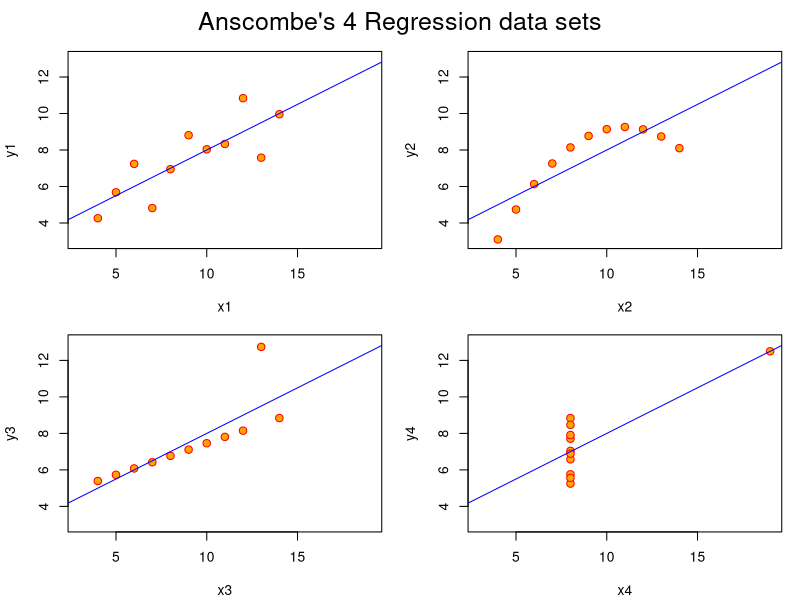
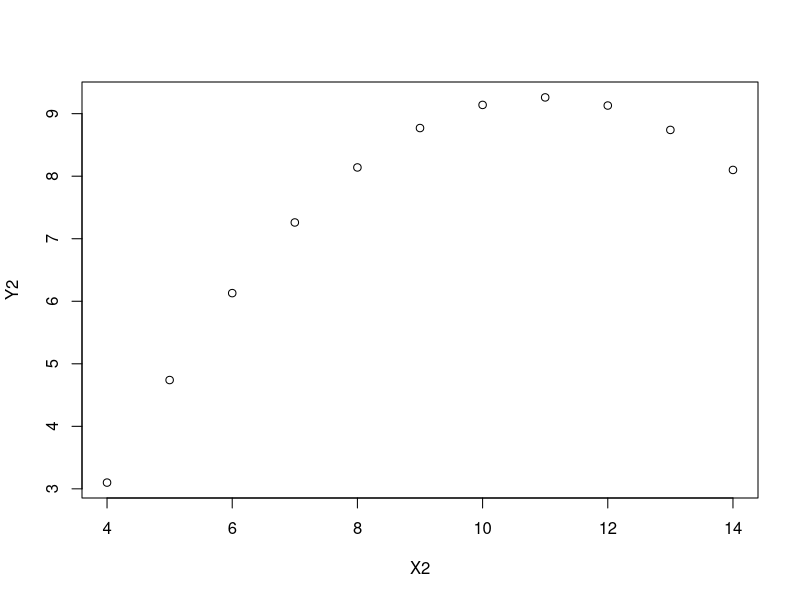
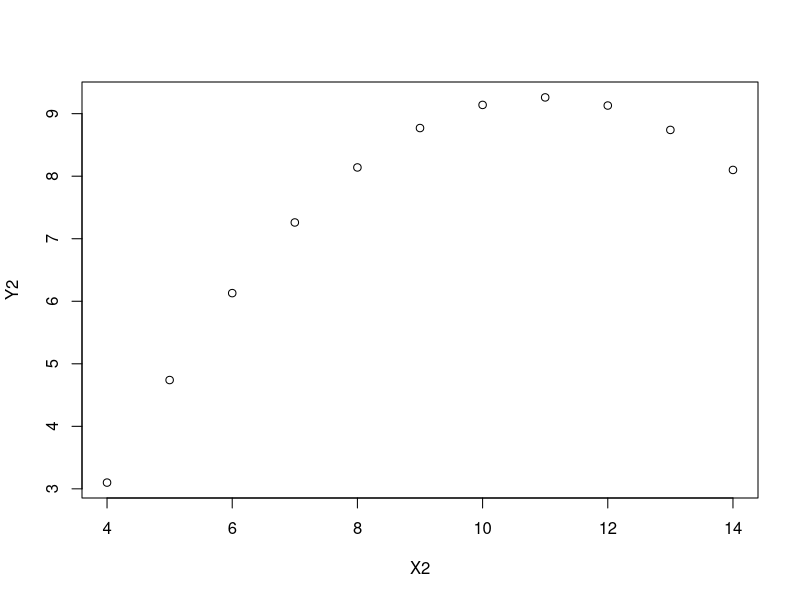
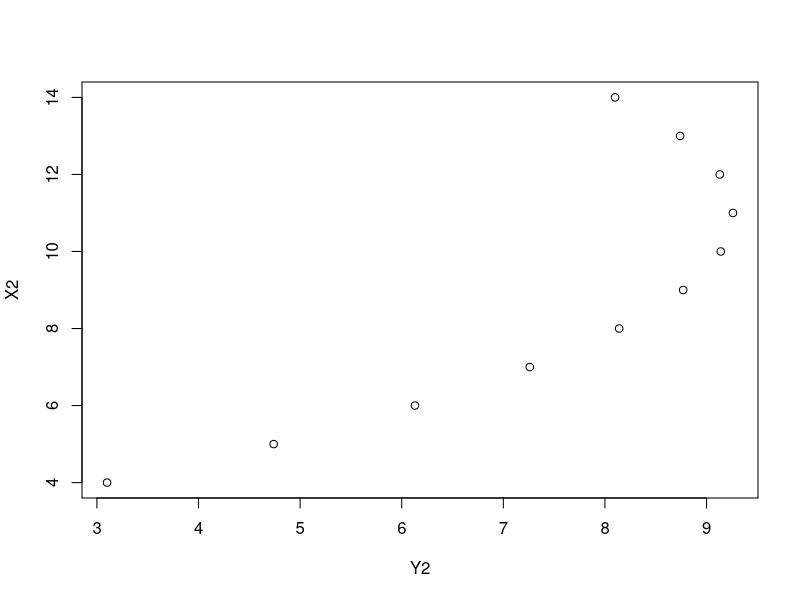
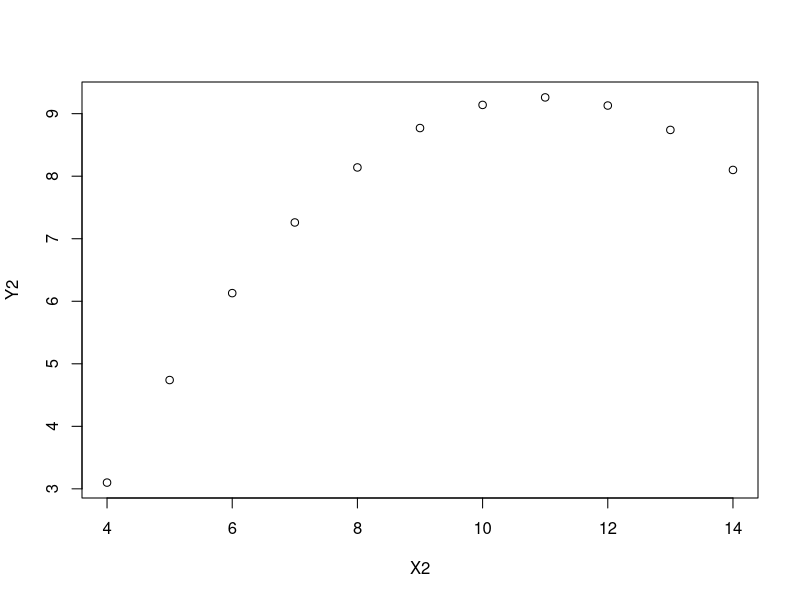
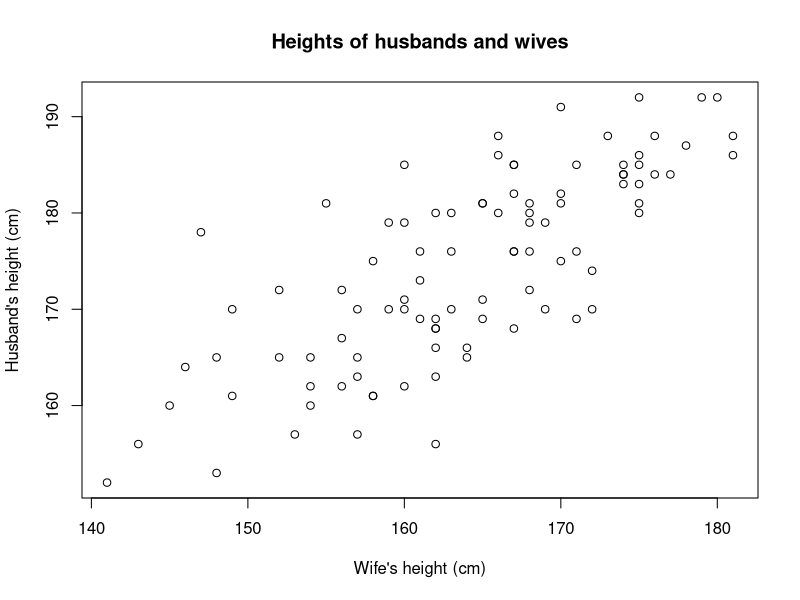
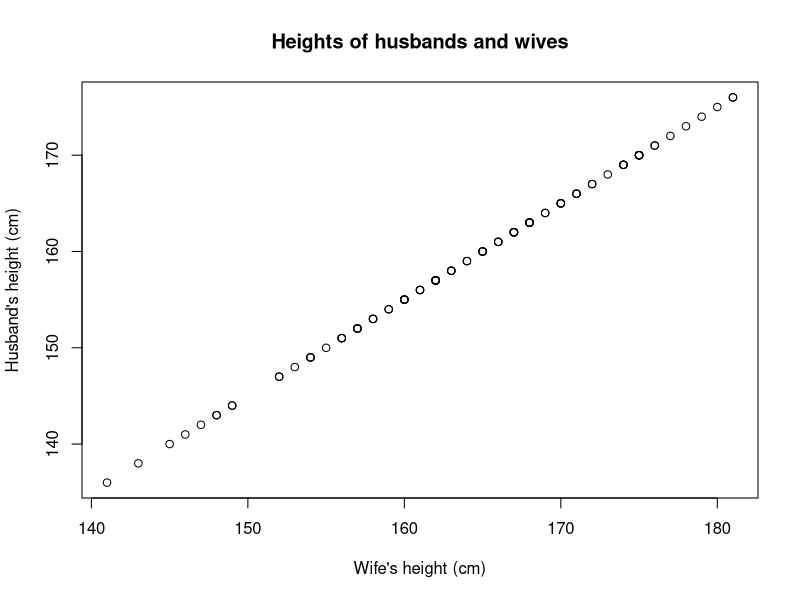

Generate these figures, in order, with R:
## ---- chunk 1
knitr::opts_chunk$set(echo = TRUE)
## ---- chunk 2
Y1 <- c(8.04, 6.95, 7.58, 8.81, 8.33, 9.96, 7.24, 4.26, 10.84, 4.82, 5.68)
X1 <- c(10, 8, 13, 9, 11, 14, 6, 4, 12, 7, 5)
Y2 <- c(9.14, 8.14, 8.74, 8.77, 9.26, 8.10, 6.13, 3.10, 9.13, 7.26, 4.74)
X2 <- c(10, 8, 13, 9, 11, 14, 6, 4, 12, 7, 5)
Y3 <- c(7.46, 6.77, 12.74, 7.11, 7.81, 8.84, 6.08, 5.39, 8.15, 6.42, 5.73)
X3 <- c(10, 8, 13, 9, 11, 14, 6, 4, 12, 7, 5)
Y4 <- c(6.58, 5.76, 7.71, 8.84, 8.47, 7.04, 5.25, 12.50, 5.56, 7.91, 6.89)
X4 <- c(8, 8, 8, 8, 8, 8, 8, 19, 8, 8, 8)
## ---- chunk 3
cor(Y1, X1)
cor(Y2, X2)
cor(Y3, X3)
cor(Y4, X4)
## ---- chunk 4
ff <- y ~ x
mods <- setNames(as.list(1:4), paste0("lm", 1:4))
for(i in 1:4) {
  ff[2:3] <- lapply(paste0(c("y","x"), i), as.name)
  ## or   ff[[2]] <- as.name(paste0("y", i))
  ##      ff[[3]] <- as.name(paste0("x", i))
  mods[[i]] <- lmi <- lm(ff, data = anscombe)
}

op <- par(mfrow = c(2, 2), mar = 0.1+c(4,4,1,1), oma =  c(0, 0, 2, 0))
for(i in 1:4) {
  ff[2:3] <- lapply(paste0(c("y","x"), i), as.name)
  plot(ff, data = anscombe, col = "red", pch = 21, bg = "orange", cex = 1.2,
       xlim = c(3, 19), ylim = c(3, 13))
  abline(mods[[i]], col = "blue")
}
mtext("Anscombe's 4 Regression data sets", outer = TRUE, cex = 1.5)
par(op)
## ---- chunk 5
plot(Y2 ~ X2)
plot(X2, Y2)
plot(Y2, X2)
## ---- chunk 6
plot(x=X2, y=Y2)
## ---- chunk 7
ID <- c(1:96)
H <- c(186,180,160,186,163,172,192,170,174,191,182,178,
       181,168,162,188,168,183,188,166,180,176,185,169,
       182,162,169,176,180,157,170,186,180,188,153,179,
       175,165,156,185,172,166,179,181,176,170,165,183,
       162,192,185,163,185,170,176,176,160,167,157,180,
       172,184,185,165,181,170,161,188,181,156,161,152,
       179,170,170,165,165,169,171,192,176,168,169,184,
       171,161,185,184,179,184,175,173,164,181,187,181)
W <- c(175,168,154,166,162,152,179,163,172,170,170,147,
       165,162,154,166,167,174,173,164,163,163,171,161,
       167,160,165,167,175,157,172,181,166,181,148,169,
       170,157,162,174,168,162,159,155,171,159,164,175,
       156,180,167,157,167,157,168,167,145,156,153,162,
       156,174,160,152,175,169,149,176,165,143,158,141,
       160,149,160,148,154,171,165,175,161,162,162,176,
       160,158,175,174,168,177,158,161,146,168,178,170)
MARRY <- data.frame(ID, H, W)
str(MARRY)
head(MARRY)
## ---- chunk 8
plot(W, H,
     main = "Heights of husbands and wives",
     ylab = "Husband's height (cm)",
     xlab = "Wife's height (cm)")
## ---- chunk 9
cov(H,W)
## ---- chunk 10
H.IN <- H/2.54
W.IN <- W/2.54
cov(H.IN, W.IN)
## ---- chunk 11
cor(H, W)
## ---- chunk 12
cor(H.IN, W.IN)
## ---- chunk 13
H.NEW <- W-5
summary(H.NEW)
## ---- chunk 14
plot(W, H.NEW,
     main = "Heights of husbands and wives",
     ylab = "Husband's height (cm)",
     xlab = "Wife's height (cm)")
